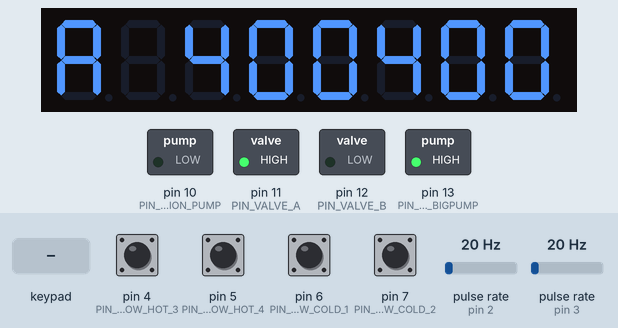
The sketch below on a simulated Arduino Uno, built with avr-gcc and run on an emulated ATmega328P. Parts: 8-digit seven-segment display, switched loads named in the sketch (green lamp = pin HIGH). Wiring (inferred from the names in the program): 2 × pulse sensor: data pin 2 / data pin 3. The inputs (shaded band) are chosen by the test bench; at power-on: pin 4 (PIN_FLOW_HOT_3), pin 5 (PIN_FLOW_HOT_4), pin 6 (PIN_FLOW_COLD_1), pin 7 (PIN_FLOW_COLD_2) HIGH, pulse rate (sensors on pin 3, pin 2) 20 Hz.

Above: at 2.2 s.
2.3 s: pulse rate (sensor on pin 3) set to 4 Hz
At 4.4 s:
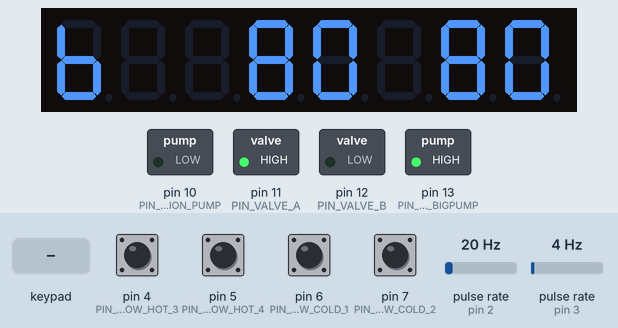
5.3 s: pin 4 (PIN_FLOW_HOT_3) pulled LOW for 1 s
At 5.75 s:
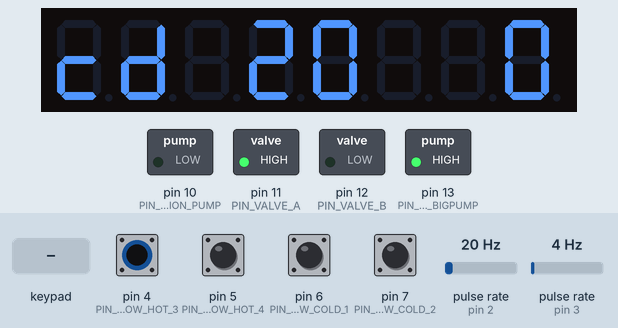
9.0 s: pulse rate (sensor on pin 2) set to 150 Hz
At 10.9 s:
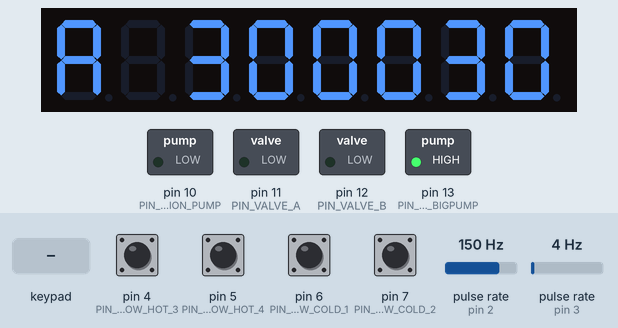
12.0 s: key '1' pressed
At 12.9 s:
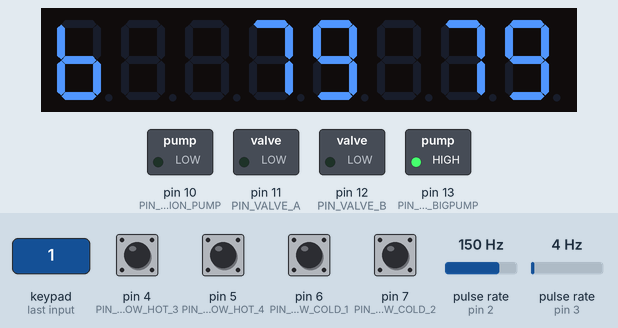
15.0 s: pulse rate (sensor on pin 2) set to 4 Hz
At 17.8 s:
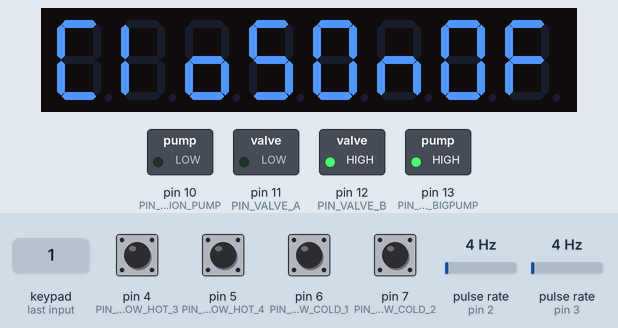
18.0 s: pulse rate (sensor on pin 2) set to 50 Hz
At 19.7 s:
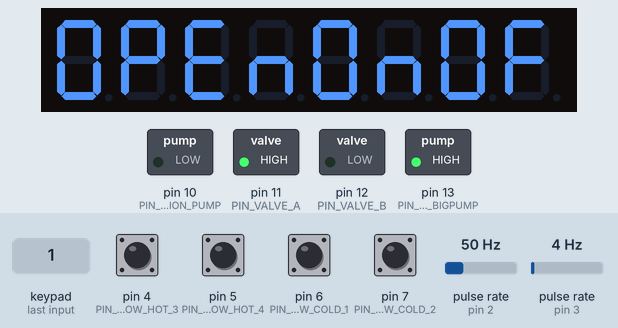
Timing chart, 0 to 61.5 s (numbered marks = the images above; inputs shaded):
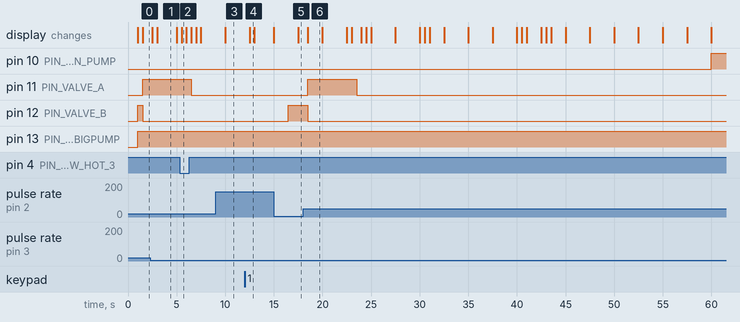

The sketch:

agua-quente-old.ino
```cpp
#include <OneWire.h>
#include <TM1638.h>

//
// Controle da agua quente
//
// Faz o seguinte:
// - controla o aquecimento da agua de consumo (liga/desliga as
//   bombas que fazem circular agua dos reservatorios de agua
//   quente no trocador de calor que aquece a agua que circula
//   nos 4 distribuidores da casa (B1, B2, Coz, Lav);
// - controla a pressao da agua (abre/fecha a valvula que conecta
//   a agua da corsan direto na saida d'agua da caixa)
// - mantem quente a agua nos canos ate os distribuidores (liga/
//   desliga a bomba d'agua que recircula a agua entre o trocador
//   de calor e os distribuidores)
// Para isso, le dados de:
// - vazao de agua nos distribuidores (so estao ligados os de agua
//   quente, falta os de agua fria)
// - vazao de agua entre reservatorios e trocador (ainda nao ligado)
// - temperatura de entrada/saida de agua quente e aquecida do
//   trocador (ainda nao ligado)
// Funcionamento por enquanto:
// - quando tem alguma vazao em algum circuito de agua quente, liga
//   a bomba dos reservatorios
// - quando a vazao de agua quante para B1 e B2 for superior a um
//   patamar, abre a valvula para aumentar a pressao da agua
// - de vez em quando, liga a bomba de recirculacao por algum tempo
// Como deve ser:
// - deve controlar a vazao da agua do reservatorio segundo o
//   consumo de agua quente, usando as duas bombas, prevendo a
//   vazao necessaria pelo consumo, temperatura da agua do
//   reservatorio, temperatura da agua de entrada, temperatura
//   desejada para agua de consumo; deve corrigir dinamicamente a
//   vazao verificando a temperatura real da agua de consumo.
// - deve controlar a recirculacao conforme a temperatura da agua
//   nos distribuidores (falta medidores de temperatura nos
//   distribuidores)
// - controlar a valvula de acordo com a pressao da agua nos
//   distribuidores (falta os sensores de pressao nos
//   distribuidores)
//

#define SECONDS(s) ((s)*1000L)
#define MINUTES(m) ((m)*SECONDS(60))

// se a vazao em baixa pressao for maior que isso, abre a valvula
#define MAX_FLOW_LOW_PRESSURE 12
// se a vazao em alta pressao for inferior a isso, fecha a valvula
#define MIN_FLOW_HIGH_PRESSURE 10

// de quanto em quanto tempo ligar a bomba de circulacao
#define RECIRCULATION_PUMP_PERIOD MINUTES(100)
// por quanto tempo ligar a cada vez
#define RECIRCULATION_PUMP_ON_TIME MINUTES(5)

// tempo que leva a valvula para abrir ou fechar
#define VALVE_CHANGE_TIME SECONDS(5)

// tempo minimo para deixar a bomba ligada
#define MIN_PUMP_ON_TIME SECONDS(15)

// tempo minimo para deixar a valvula aberta
#define MIN_VALVE_OPEN_TIME SECONDS(15)

// Estado do sistema
//{
  // medidores de vazao

  // conta os pulsos dos 2 primeiros por interrupcao
  volatile unsigned flow_count_int[2]; // conta as interrupcoes do sensor
  unsigned flow_count[4]; // conta os 4 por sw
  byte last_flow_state;
  volatile byte *flowInputPortRegister;
  unsigned last_flow_count_int[2];
  unsigned last_flow_count[4];
  long last_flow_count_timestamp = 0;
  float flow_int[2];
  float flow[4]; // vazao da agua (ints por segundo)

  byte buttons; // keys from TM1638

  typedef enum {off, on} pumpState;
  pumpState hotPumpState;
  long hotPumpTimestamp;

  pumpState recirculationPumpState;
  long recirculationPumpTimestamp;

  enum {closed, open} valveState;
  long valveTimestamp;

  long now;
//}


// pinos
// entradas digitais
#define PIN_FLOW_HOT_1 2
#define PIN_FLOW_HOT_2 3
#define PIN_FLOW_HOT_3 4
#define PIN_FLOW_HOT_4 5
#define PIN_FLOW_COLD_1 6
#define PIN_FLOW_COLD_2 7
#define PIN_FLOW_COLD_3 8
#define PIN_FLOW_COLD_4 9

#define PIN_FLOW_TANK A0

#define PIN_RECIRCULATION_PUMP 10
#define PIN_TANK_SMALLPUMP 1
#define PIN_TANK_BIGPUMP 13

#define PIN_VALVE_A 11
#define PIN_VALVE_B 12


TM1638 disp(A2, A1, A3, true, 1);


// trata uma interrupcao do sendor de vazao
void flow_sensor_ISR0(void)
{
  flow_count_int[0]++;
}
void flow_sensor_ISR1(void)
{
  flow_count_int[1]++;
}

void setup() {
  Serial.begin(115200);

  pinMode(PIN_FLOW_HOT_1, INPUT_PULLUP);
  pinMode(PIN_FLOW_HOT_2, INPUT_PULLUP);
  pinMode(PIN_FLOW_HOT_3, INPUT_PULLUP);
  pinMode(PIN_FLOW_HOT_4, INPUT_PULLUP);
  pinMode(PIN_FLOW_COLD_1, INPUT_PULLUP);
  pinMode(PIN_FLOW_COLD_2, INPUT_PULLUP);
  pinMode(PIN_FLOW_COLD_3, INPUT_PULLUP);
  pinMode(PIN_FLOW_COLD_4, INPUT_PULLUP);
  attachInterrupt(0, flow_sensor_ISR0, CHANGE);
  attachInterrupt(1, flow_sensor_ISR1, CHANGE);
  flowInputPortRegister = portInputRegister(digitalPinToPort(PIN_FLOW_HOT_1));

  pinMode(PIN_TANK_SMALLPUMP, OUTPUT);
  digitalWrite(PIN_TANK_SMALLPUMP, LOW);
  pinMode(PIN_TANK_BIGPUMP, OUTPUT);
  digitalWrite(PIN_TANK_BIGPUMP, LOW);
  pinMode(PIN_RECIRCULATION_PUMP, OUTPUT);
  digitalWrite(PIN_RECIRCULATION_PUMP, LOW);

  pinMode(PIN_VALVE_A, OUTPUT);
  digitalWrite(PIN_VALVE_A, LOW);
  pinMode(PIN_VALVE_B, OUTPUT);
  digitalWrite(PIN_VALVE_B, LOW);

  recirculationPumpTimestamp = -RECIRCULATION_PUMP_PERIOD + MINUTES(1);

  disp.setDisplayToString("Start");

  delay(1000);

}

void display_status(void)
{
  byte t = (now / 2500) % 4;
  char s[9];
  switch(t) {
    case 0:
      sprintf(s, "a %3d%3d", (int)(flow_int[0]*10), (int)(flow[0]*10));
      break;
    case 1:
      sprintf(s, "b %3d%3d", (int)(flow_int[1]*10), (int)(flow[1]*10));
      break;
    case 2:
      sprintf(s, "cd%3d%3d", (int)(flow[2]*10), (int)(flow[3]*10));
      break;
    case 3:
      sprintf(s, "%s%s%s", valveState==open?"Open":
                           valveState==closed?"Clos":"Unk ",
                           hotPumpState==on?"On":"Of",
                           recirculationPumpState==on?"On":"Of");
      break;
  }
  disp.setDisplayToString(s);
//  Serial.println(s);
}

void read_flow(void)
{
  byte flow_state = *flowInputPortRegister;
  byte flow_state_diff = flow_state ^ last_flow_state;
  if (flow_state_diff&0x04) flow_count[0]++;
  if (flow_state_diff&0x08) flow_count[1]++;
  if (flow_state_diff&0x10) flow_count[2]++;
  if (flow_state_diff&0x20) flow_count[3]++;
  last_flow_state = flow_state;

  unsigned long delta = now - last_flow_count_timestamp;
  if (delta >= 500) {
    byte i;
    for (i=0; i<2; i++) {
      unsigned current_flow_count = flow_count_int[i]; // tem que desabilitar ints?
      flow_int[i] = (float)(current_flow_count - last_flow_count_int[i]) / delta * 1000;
      last_flow_count_int[i] = current_flow_count;
    }
    for (i=0; i<4; i++) {
      flow[i] = (float)(flow_count[i] - last_flow_count[i]) / delta * 1000;
      last_flow_count[i] = flow_count[i];
    }
    last_flow_count_timestamp = now;
  }
}

void read_buttons(void)
{
  buttons = disp.getButtons();
}

void read_sensors(void)
{
  read_flow();
  read_buttons();
}

void verify_status(void)
{
  if (hotPumpState == off) {
    if (flow[0] + flow[1] + flow[2] + flow[3] > 0) {
      hotPumpState = on;
      hotPumpTimestamp = now;
    }
  }
  if (hotPumpState == on && ((now - hotPumpTimestamp) > MIN_PUMP_ON_TIME)) {
    if (flow[0] + flow[1] + flow[2] + flow[3] == 0) {
      hotPumpState = off;
      hotPumpTimestamp = now;
    }
  }

  if (recirculationPumpState == off) {
    if ((now - recirculationPumpTimestamp) >= RECIRCULATION_PUMP_PERIOD) {
      recirculationPumpState = on;
      recirculationPumpTimestamp = now;
    }
  }
  if (recirculationPumpState == on) {
    if ((now - recirculationPumpTimestamp) >= RECIRCULATION_PUMP_ON_TIME) {
      recirculationPumpState = off;
      recirculationPumpTimestamp = now;
    }
  }

  if (valveState == closed) {
    if ((flow[0] > MAX_FLOW_LOW_PRESSURE)
        || (flow[1] > MAX_FLOW_LOW_PRESSURE)) {
      valveState = open;
      valveTimestamp = now;
    }
  }
  if (valveState == open && ((now - valveTimestamp) > MIN_VALVE_OPEN_TIME)) {
    if ((flow[0] < MIN_FLOW_HIGH_PRESSURE)
        && (flow[1] < MIN_FLOW_HIGH_PRESSURE)) {
      valveState = closed;
      valveTimestamp = now;
    }
  }
}

void change_actuators(void)
{
  if (hotPumpState == on) {
    digitalWrite(PIN_TANK_BIGPUMP, HIGH);
  }
  if (hotPumpState == off) {
    digitalWrite(PIN_TANK_BIGPUMP, LOW);
  }

  if (recirculationPumpState == on) {
    digitalWrite(PIN_RECIRCULATION_PUMP, HIGH);
  }
  if (recirculationPumpState == off) {
    digitalWrite(PIN_RECIRCULATION_PUMP, LOW);
  }

  if ((now - valveTimestamp) < VALVE_CHANGE_TIME) {
    if (valveState == open) {
      digitalWrite(PIN_VALVE_A, HIGH);
      digitalWrite(PIN_VALVE_B, LOW);
    }
    if (valveState == closed) {
      digitalWrite(PIN_VALVE_A, LOW);
      digitalWrite(PIN_VALVE_B, HIGH);
    }
  } else {
    digitalWrite(PIN_VALVE_A, LOW);
    digitalWrite(PIN_VALVE_B, LOW);
  }

}

void loop() {
  byte t;
  now = millis();

  read_sensors();
  verify_status();
  change_actuators();
  display_status();
}
```

Measured:
- after the input at 5.3 s, the display: changes after 0.20 s (image 2)
- after the input at 12.0 s, the display: changes after 0.50 s (image 4)
- after the input at 15.0 s, pin 12 (PIN_VALVE_B): LOW → HIGH after 1.5 s; the display: first differs from a run without the input after 2.5 s (image 5)
- after the input at 18.0 s, pin 11 (PIN_VALVE_A): LOW → HIGH after 0.50 s, → LOW 5.0 s later; pin 12 (PIN_VALVE_B): HIGH → LOW after 0.50 s instead of 3.5 s; the display: changes after 0.50 s (image 6)
- what the display in image 1 shows lasts 2.0 s, from 3.0 s to 5.0 s
- what the display in image 2 shows lasts 0.5 s, from 5.5 s to 6.0 s
- what the display in image 6 shows lasts 1.5 s, from 18.5 s to 20.0 s
